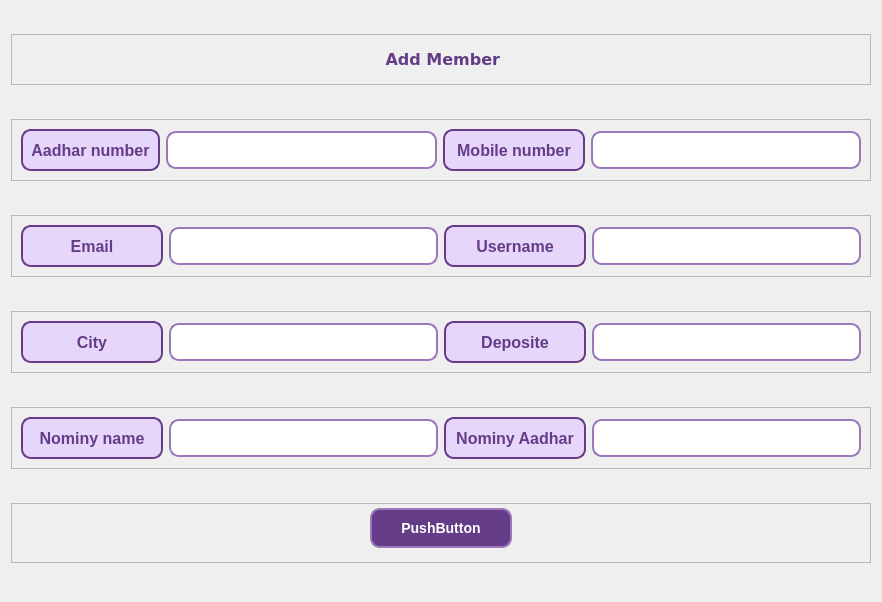
<?xml version="1.0" encoding="UTF-8"?>
<ui version="4.0">
 <class>member</class>
 <widget class="QFrame" name="member">
  <property name="geometry">
   <rect>
    <x>0</x>
    <y>0</y>
    <width>882</width>
    <height>602</height>
   </rect>
  </property>
  <property name="windowTitle">
   <string>Frame</string>
  </property>
  <layout class="QVBoxLayout" name="verticalLayout_3">
   <property name="topMargin">
    <number>0</number>
   </property>
   <property name="bottomMargin">
    <number>0</number>
   </property>
   <item>
    <widget class="QWidget" name="widget" native="true">
     <property name="maximumSize">
      <size>
       <width>16777215</width>
       <height>16777215</height>
      </size>
     </property>
     <property name="styleSheet">
      <string notr="true">QFrame:addmember{
border:none;
}
QLabel {

    background-color: #E6D7FA;
    color: #653C87;
    font-family: 'Segoe UI', sans-serif;
    font-size: 16px;
    font-weight: 600;
    padding: 8px;
    border: 2px solid #653C87;
    border-radius: 10px;
    transition: background-color 0.3s ease, border-color 0.3s ease;
}

QLabel:hover {
    background-color: #D4C2EF;  /* Slightly darker background on hover */
    border-color: #553075;  /* Darker border on hover */
}

QLineEdit {
    border: 2px solid #9A79BA;
    border-radius: 10px;
    padding: 8px;
    font-family: 'Segoe UI', sans-serif;
    font-size: 14px;
    color: #653C87;
    background-color: #FFFFFF;
    transition: background-color 0.3s ease, border-color 0.3s ease;
}

QLineEdit:hover {
    background-color: #F5F0FA;  /* Slightly lighter background on hover */
}

QLineEdit:focus {
    border: 2px solid #653C87;  /* Darker border on focus */
    background-color: #F5F5F5;  /* Slightly lighter background on focus */
}
</string>
     </property>
     <layout class="QVBoxLayout" name="verticalLayout">
      <property name="spacing">
       <number>0</number>
      </property>
      <property name="leftMargin">
       <number>0</number>
      </property>
      <property name="topMargin">
       <number>0</number>
      </property>
      <property name="rightMargin">
       <number>0</number>
      </property>
      <property name="bottomMargin">
       <number>0</number>
      </property>
      <item>
       <widget class="QFrame" name="frame">
        <property name="maximumSize">
         <size>
          <width>16777215</width>
          <height>51</height>
         </size>
        </property>
        <property name="frameShape">
         <enum>QFrame::StyledPanel</enum>
        </property>
        <property name="frameShadow">
         <enum>QFrame::Raised</enum>
        </property>
        <layout class="QVBoxLayout" name="verticalLayout_4">
         <property name="spacing">
          <number>0</number>
         </property>
         <property name="leftMargin">
          <number>0</number>
         </property>
         <property name="topMargin">
          <number>0</number>
         </property>
         <property name="rightMargin">
          <number>0</number>
         </property>
         <property name="bottomMargin">
          <number>0</number>
         </property>
         <item alignment="Qt::AlignHCenter">
          <widget class="QLabel" name="label_4">
           <property name="maximumSize">
            <size>
             <width>16777215</width>
             <height>58</height>
            </size>
           </property>
           <property name="font">
            <font>
             <family>Verdana</family>
             <pointsize>20</pointsize>
             <italic>false</italic>
             <bold>true</bold>
            </font>
           </property>
           <property name="styleSheet">
            <string notr="true">border:none;
background:none;
font: 700 20pt &quot;Verdana&quot;;</string>
           </property>
           <property name="text">
            <string> Add Member</string>
           </property>
          </widget>
         </item>
        </layout>
       </widget>
      </item>
      <item>
       <widget class="QFrame" name="frame_8">
        <property name="maximumSize">
         <size>
          <width>16777215</width>
          <height>62</height>
         </size>
        </property>
        <property name="styleSheet">
         <string notr="true">QLabel {

    background-color: #E6D7FA;
    color: #653C87;
    font-family: 'Segoe UI', sans-serif;
    font-size: 16px;
    font-weight: 600;
    padding: 8px;
    border: 2px solid #653C87;
    border-radius: 10px;
    transition: background-color 0.3s ease, border-color 0.3s ease;
}

QLabel:hover {
    background-color: #D4C2EF;  /* Slightly darker background on hover */
    border-color: #553075;  /* Darker border on hover */
}

QLineEdit {
    border: 2px solid #9A79BA;
    border-radius: 10px;
    padding: 8px;
    font-family: 'Segoe UI', sans-serif;
    font-size: 14px;
    color: #653C87;
    background-color: #FFFFFF;
    transition: background-color 0.3s ease, border-color 0.3s ease;
}

QLineEdit:hover {
    background-color: #F5F0FA;  /* Slightly lighter background on hover */
}

QLineEdit:focus {
    border: 2px solid #653C87;  /* Darker border on focus */
    background-color: #F5F5F5;  /* Slightly lighter background on focus */
}
</string>
        </property>
        <property name="frameShape">
         <enum>QFrame::StyledPanel</enum>
        </property>
        <property name="frameShadow">
         <enum>QFrame::Raised</enum>
        </property>
        <layout class="QHBoxLayout" name="horizontalLayout_4">
         <item>
          <widget class="QLabel" name="label_5">
           <property name="maximumSize">
            <size>
             <width>16777215</width>
             <height>16777215</height>
            </size>
           </property>
           <property name="text">
            <string>Aadhar number</string>
           </property>
           <property name="alignment">
            <set>Qt::AlignCenter</set>
           </property>
          </widget>
         </item>
         <item>
          <widget class="QLineEdit" name="lineEdit_3">
           <property name="styleSheet">
            <string notr="true"/>
           </property>
          </widget>
         </item>
         <item>
          <widget class="QLabel" name="label_6">
           <property name="minimumSize">
            <size>
             <width>142</width>
             <height>0</height>
            </size>
           </property>
           <property name="text">
            <string>Mobile number</string>
           </property>
           <property name="alignment">
            <set>Qt::AlignCenter</set>
           </property>
          </widget>
         </item>
         <item>
          <widget class="QLineEdit" name="lineEdit_4"/>
         </item>
        </layout>
       </widget>
      </item>
      <item>
       <widget class="QFrame" name="frame_9">
        <property name="maximumSize">
         <size>
          <width>16777215</width>
          <height>62</height>
         </size>
        </property>
        <property name="frameShape">
         <enum>QFrame::StyledPanel</enum>
        </property>
        <property name="frameShadow">
         <enum>QFrame::Raised</enum>
        </property>
        <layout class="QHBoxLayout" name="horizontalLayout_9">
         <item>
          <widget class="QLabel" name="label_14">
           <property name="minimumSize">
            <size>
             <width>142</width>
             <height>0</height>
            </size>
           </property>
           <property name="maximumSize">
            <size>
             <width>16777215</width>
             <height>16777215</height>
            </size>
           </property>
           <property name="text">
            <string>Email</string>
           </property>
           <property name="alignment">
            <set>Qt::AlignCenter</set>
           </property>
          </widget>
         </item>
         <item>
          <widget class="QLineEdit" name="lineEdit_11"/>
         </item>
         <item>
          <widget class="QLabel" name="label_15">
           <property name="minimumSize">
            <size>
             <width>142</width>
             <height>0</height>
            </size>
           </property>
           <property name="text">
            <string>Username</string>
           </property>
           <property name="alignment">
            <set>Qt::AlignCenter</set>
           </property>
          </widget>
         </item>
         <item>
          <widget class="QLineEdit" name="lineEdit_12"/>
         </item>
        </layout>
       </widget>
      </item>
      <item>
       <widget class="QFrame" name="frame_10">
        <property name="maximumSize">
         <size>
          <width>16777215</width>
          <height>62</height>
         </size>
        </property>
        <property name="frameShape">
         <enum>QFrame::StyledPanel</enum>
        </property>
        <property name="frameShadow">
         <enum>QFrame::Raised</enum>
        </property>
        <layout class="QHBoxLayout" name="horizontalLayout_10">
         <property name="leftMargin">
          <number>9</number>
         </property>
         <property name="topMargin">
          <number>9</number>
         </property>
         <property name="rightMargin">
          <number>9</number>
         </property>
         <property name="bottomMargin">
          <number>9</number>
         </property>
         <item>
          <widget class="QLabel" name="label_16">
           <property name="minimumSize">
            <size>
             <width>142</width>
             <height>0</height>
            </size>
           </property>
           <property name="maximumSize">
            <size>
             <width>16777215</width>
             <height>16777215</height>
            </size>
           </property>
           <property name="text">
            <string>City</string>
           </property>
           <property name="alignment">
            <set>Qt::AlignCenter</set>
           </property>
          </widget>
         </item>
         <item>
          <widget class="QLineEdit" name="lineEdit_13"/>
         </item>
         <item>
          <widget class="QLabel" name="label_17">
           <property name="minimumSize">
            <size>
             <width>142</width>
             <height>0</height>
            </size>
           </property>
           <property name="text">
            <string>Deposite</string>
           </property>
           <property name="alignment">
            <set>Qt::AlignCenter</set>
           </property>
          </widget>
         </item>
         <item>
          <widget class="QLineEdit" name="lineEdit_14"/>
         </item>
        </layout>
       </widget>
      </item>
      <item>
       <widget class="QFrame" name="frame_11">
        <property name="maximumSize">
         <size>
          <width>16777215</width>
          <height>62</height>
         </size>
        </property>
        <property name="frameShape">
         <enum>QFrame::StyledPanel</enum>
        </property>
        <property name="frameShadow">
         <enum>QFrame::Raised</enum>
        </property>
        <layout class="QHBoxLayout" name="horizontalLayout_11">
         <item>
          <widget class="QLabel" name="label_18">
           <property name="minimumSize">
            <size>
             <width>142</width>
             <height>0</height>
            </size>
           </property>
           <property name="maximumSize">
            <size>
             <width>16777215</width>
             <height>16777215</height>
            </size>
           </property>
           <property name="text">
            <string>Nominy name</string>
           </property>
           <property name="alignment">
            <set>Qt::AlignCenter</set>
           </property>
          </widget>
         </item>
         <item>
          <widget class="QLineEdit" name="lineEdit_15"/>
         </item>
         <item>
          <widget class="QLabel" name="label_19">
           <property name="minimumSize">
            <size>
             <width>142</width>
             <height>0</height>
            </size>
           </property>
           <property name="text">
            <string>Nominy Aadhar</string>
           </property>
           <property name="alignment">
            <set>Qt::AlignCenter</set>
           </property>
          </widget>
         </item>
         <item>
          <widget class="QLineEdit" name="lineEdit_16"/>
         </item>
        </layout>
       </widget>
      </item>
      <item>
       <widget class="QFrame" name="frame_12">
        <property name="maximumSize">
         <size>
          <width>16777215</width>
          <height>60</height>
         </size>
        </property>
        <property name="sizeIncrement">
         <size>
          <width>0</width>
          <height>3</height>
         </size>
        </property>
        <property name="frameShape">
         <enum>QFrame::StyledPanel</enum>
        </property>
        <property name="frameShadow">
         <enum>QFrame::Raised</enum>
        </property>
        <layout class="QHBoxLayout" name="horizontalLayout_12">
         <property name="spacing">
          <number>4</number>
         </property>
         <property name="topMargin">
          <number>0</number>
         </property>
         <item>
          <widget class="QPushButton" name="pushButton_2">
           <property name="maximumSize">
            <size>
             <width>142</width>
             <height>16777215</height>
            </size>
           </property>
           <property name="styleSheet">
            <string notr="true">QPushButton {
    background-color: #653C87; /* Dark purple background */
    color: #FFFFFF; /* White text */
    font-family: 'Segoe UI', sans-serif; /* Font family */
    font-size: 14px; /* Font size */
    font-weight: bold; /* Bold text */
    padding: 10px 20px; /* Padding */
    border: 2px solid #9A79BA; /* Light purple border */
    border-radius: 10px; /* Rounded corners */
    transition: background-color 0.3s ease, border-color 0.3s ease; /* Smooth transition */
}

QPushButton:hover {
    background-color: #9A79BA; /* Light purple background on hover */
    border-color: #653C87; /* Dark purple border on hover */
}

QPushButton:pressed {
    background-color: #E6D7FA; /* Lightest purple background on press */
    border-color: #553075; /* Darker purple border on press */
}
</string>
           </property>
           <property name="text">
            <string>PushButton</string>
           </property>
          </widget>
         </item>
        </layout>
       </widget>
      </item>
     </layout>
    </widget>
   </item>
  </layout>
 </widget>
 <resources/>
 <connections/>
</ui>
